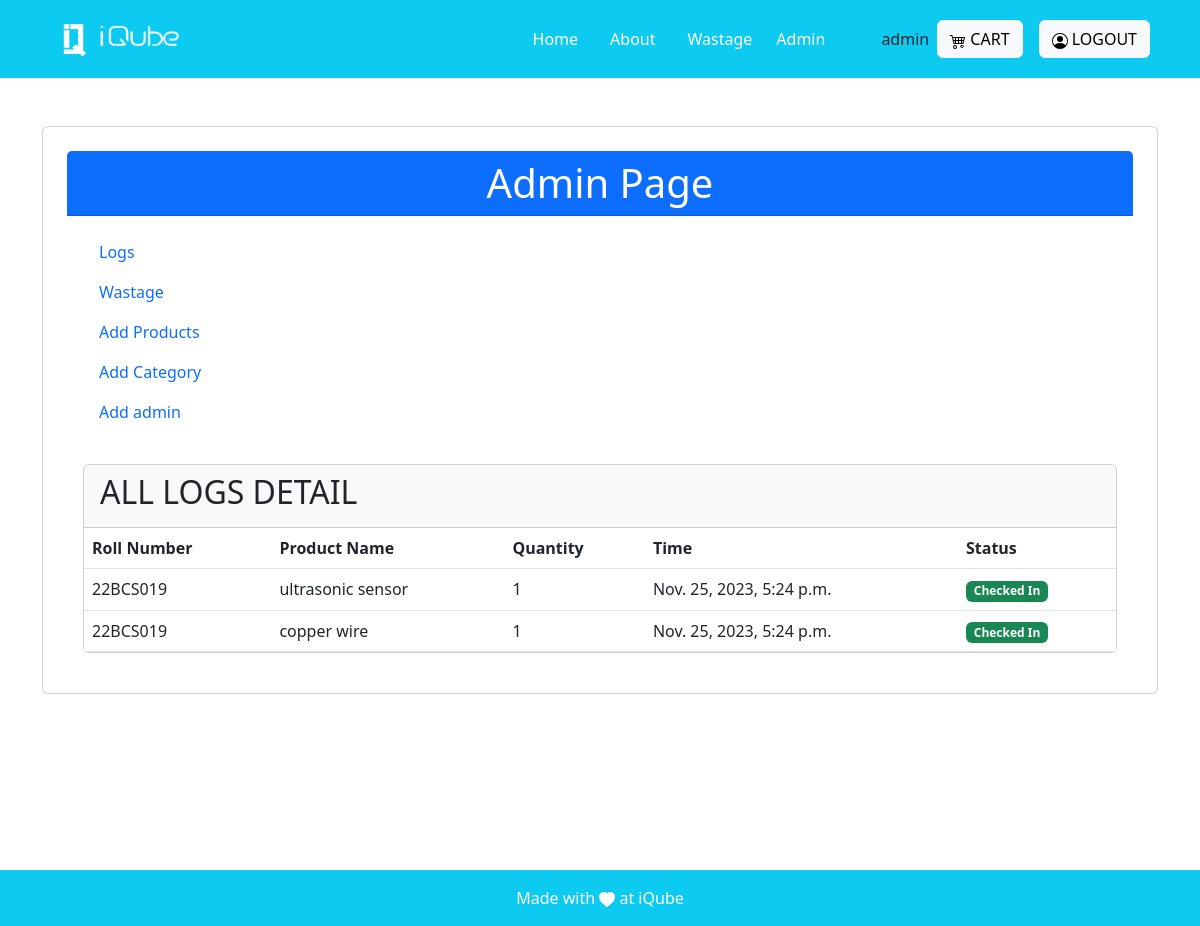
/admin_views/ (signed in), run on an earlier commit of the app's database.
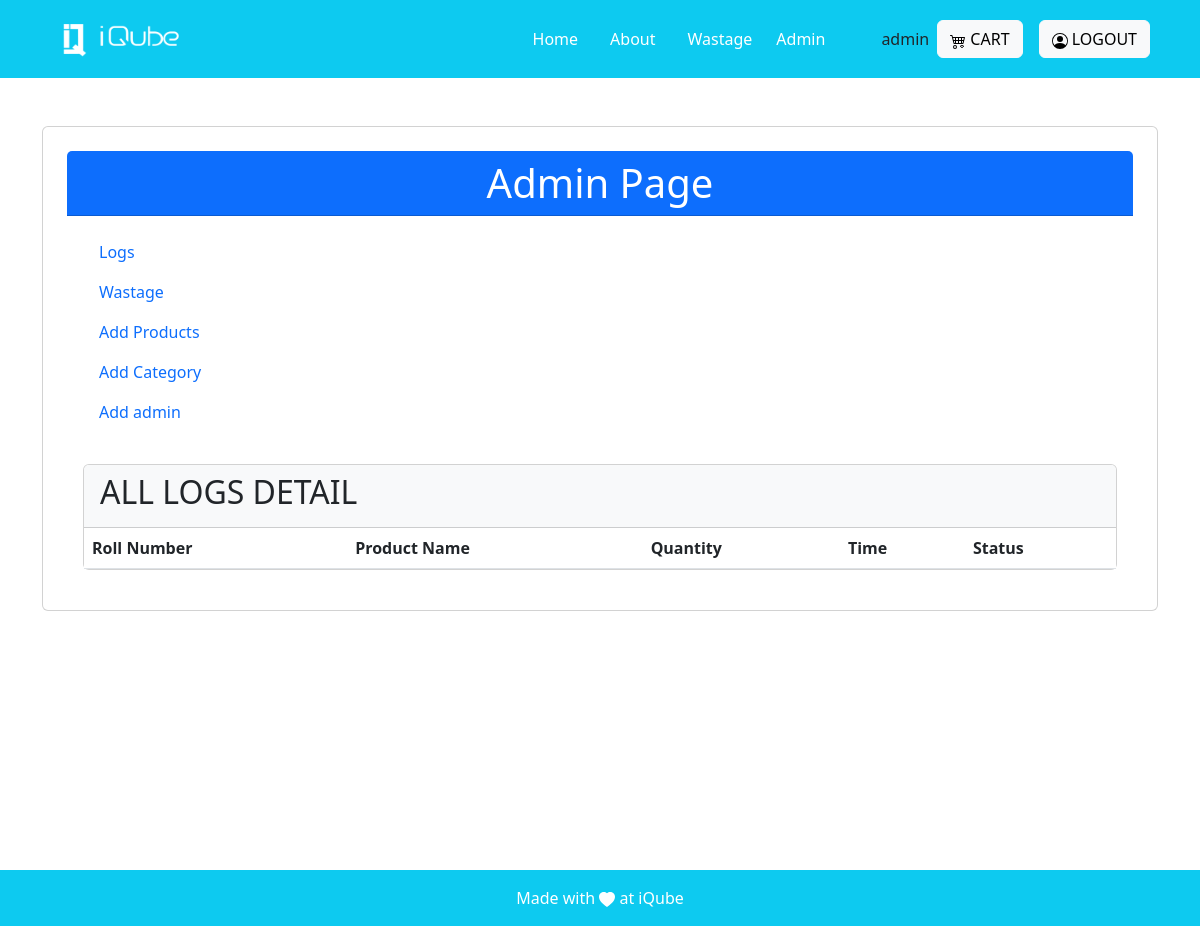
And on a later commit of the database.
### invention/models.py (models this page shows, shortened)
class Log(models.Model):
    user = models.ForeignKey(User, on_delete=models.CASCADE)
    product = models.ForeignKey('Product', on_delete=models.CASCADE)
    quantity = models.PositiveIntegerField(default=0)
    created_at = models.DateTimeField(auto_now=True)
    status = models.CharField(max_length=20, choices=[('checked_in','checked_in'),('checked_out','checked_out')])

class Product(models.Model):
    name=models.CharField(max_length=255)
    decription=models.CharField(max_length=100)
    actual_count=models.PositiveIntegerField()
    available_count=models.PositiveIntegerField()
    category= models.ForeignKey('Category', on_delete=models.CASCADE)
    created_at = models.DateTimeField(auto_now=True)
    image = models.ImageField(upload_to='images')

### invention/decorators.py (the view)
        def wrapper_func(request, *args, **Kwargs):
            group = None
            if request.user.groups.exists():
                group = request.user.groups.all()[0].name
            if group in allowed_roles:
              return view_func(request, *args, **Kwargs)
            else:
                return render(request, 'no_permission.html')

### invention/views.py (called while the page is built)
@allowed_user(allowed_roles=['staff', 'superadmin'])
@login_required
def admin_view(request):
    log = Log.objects.all()
    return render(request, 'admin.html', {'log':log,})

### invention/templates/admin.html (shortened to what this page needs)
{% extends 'base.html' %}
{% block base %}
<!DOCTYPE html>
<html lang="en">
<head>
    <link href="https://cdn.jsdelivr.net/npm/bootstrap@5.3.0/dist/css/bootstrap.min.css" rel="stylesheet">
</head>
<body>
    <div class="overlay"></div>
    <div class="container mt-5 vh-100">
        <div class="card p-4">
            <div class="card-header bg-primary text-white text-center">
                <h1 class="mb-0">Admin Page</h1>
            </div>
            <div class="card-body">
                <ul class="nav flex-column">
                    <li class="nav-item"><a href="{% url 'admin_views' %}" class="nav-link">Logs</a></li>
                    <li class="nav-item"><a href="{% url 'wastage_render' %}" class="nav-link">Wastage</a></li>
                    <li class="nav-item"><a href="{% url 'Add_product' %}" class="nav-link">Add Products</a></li>
                    <li class="nav-item"><a href="{% url 'Add_category' %}" class="nav-link">Add Category</a></li>
                    <li class="nav-item"><a href="{% url 'users_list' %}" class="nav-link">Add admin</a></li>
                </ul>
            </div>
            <div class="card-body">
                <div class="card bg-white">
                    <div class="card-header bg-light">
                        <h2 class="card-title">ALL LOGS DETAIL</h2>
                    </div>
                    <div class="card-body p-0">
                        <div class="table-responsive">
                            <table class="table table-hover mb-0">
                                <thead>
                                    <tr>
                                        <th>Roll Number</th>
                                        <th>Product Name</th>
                                        <th>Quantity</th>
                                        <th>Time</th>
                                        <th>Status</th>
                                    </tr>
                                </thead>
                                <tbody>
                                    {% for i in log %}
                                    <tr>
                                        <td>{{i.user}}</td>
                                        <td>{{i.product.name}}</td>
                                        <td>{{i.quantity}}</td>
                                        <td>{{i.created_at}}</td>
                                        <td>
                                            {% if i.status == 'checked_out' %}
                                            <span class="badge bg-danger">Checked out</span>
                                            {% else %}
                                            <span class="badge bg-success">Checked In</span>
                                            {% endif %}
                                        </td>
                                    </tr>
                                    {% endfor %}
                                </tbody>
                            </table>
                        </div>
                    </div>
                </div>
            </div>
        </div>
    </div>
</body>
</html>
{% endblock %}

What changed in the data, as far as the page shows it:
removed Log: user "22BCS019", product.name "ultrasonic sensor", quantity "1", created_at "Nov. 25, 2023, 5:24 p.m.", status "Checked In"
removed Log: user "22BCS019", product.name "copper wire", quantity "1", created_at "Nov. 25, 2023, 5:24 p.m.", status "Checked In"
